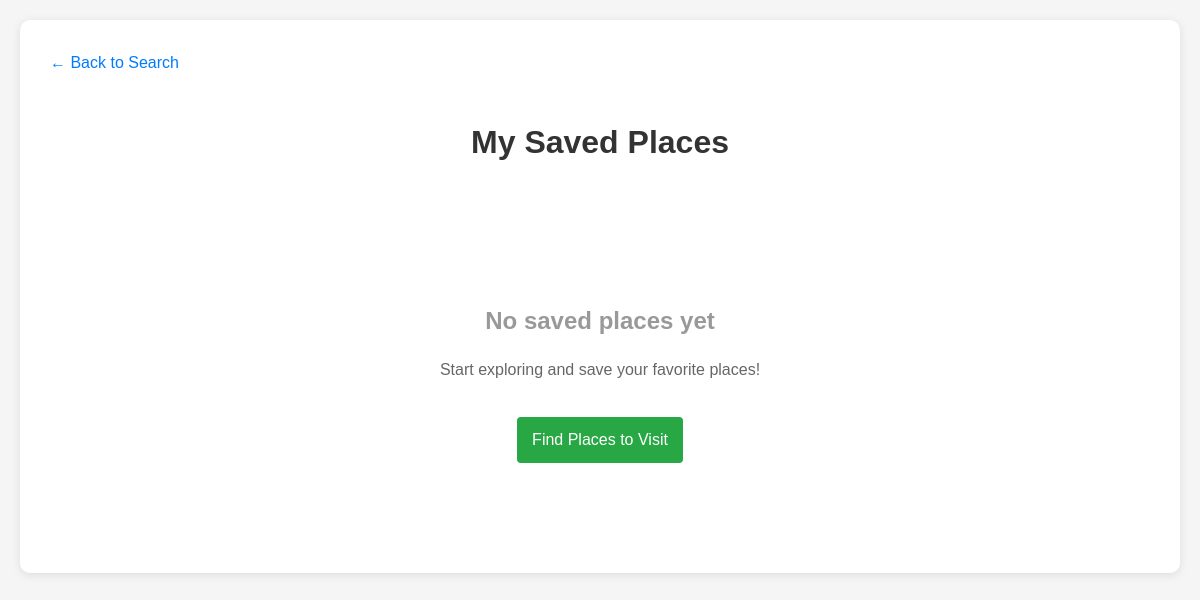
Before: /saved_places (signed in) with the older database file.
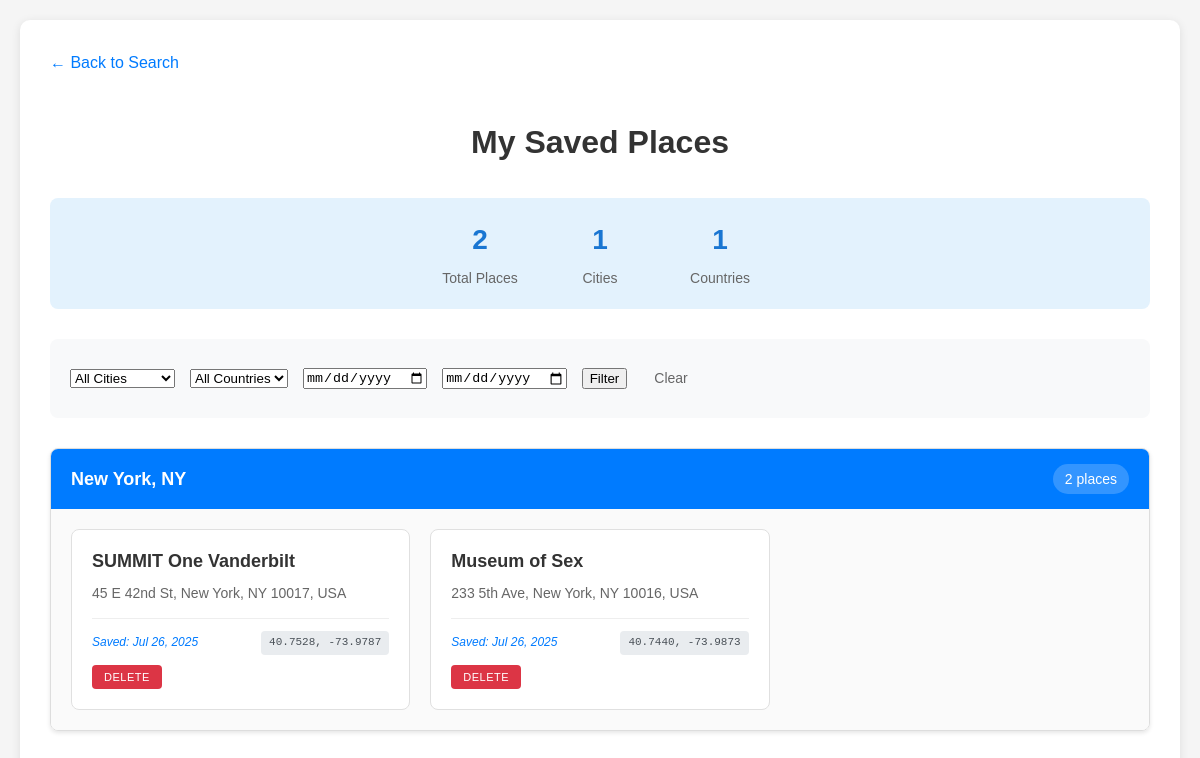
After: the same page with the newer database file.
### app/models/models.py (models this page shows)
class Place(db.Model):
    id = db.Column(db.Integer, unique=True, primary_key=True)
    user_id = db.Column(db.Integer, db.ForeignKey('user.id'), nullable=False)
    name = db.Column(db.String(100), nullable=False)
    city = db.Column(db.String(100), nullable=False)
    country = db.Column(db.String(100), nullable=False)
    address = db.Column(db.String(200), nullable=False)
    latitude = db.Column(db.Float, nullable=False)
    longitude = db.Column(db.Float, nullable=False)
    created_at = db.Column(db.DateTime, default=datetime.now(timezone.utc))

### app/routes/map_display.py (the view)
@map_display_bp.route("/saved_places")
def saved_places():
    if 'user_id' not in session:
        return render_template("login.html", message="Please log in to view saved places")
    user_id = session['user_id']
    selected_city = request.args.get('city', '')
    selected_country = request.args.get('country', '')
    date_from = request.args.get('date_from', '')
    date_to = request.args.get('date_to', '')
    date_from_obj = None
    date_to_obj = None
    if date_from:
        try:
            date_from_obj = datetime.strptime(date_from, '%Y-%m-%d')
        except ValueError:
            pass
    if date_to:
        try:
            date_to_obj = datetime.strptime(date_to, '%Y-%m-%d')
            date_to_obj = date_to_obj.replace(hour=23, minute=59, second=59)
        except ValueError:
            pass
    places = get_user_places(
        user_id=user_id,
        city=selected_city if selected_city else None,
        country=selected_country if selected_country else None,
        date_from=date_from_obj,
        date_to=date_to_obj
    )
    all_places = get_user_places(user_id=user_id)
    cities = sorted(list(set(place.city for place in all_places)))
    countries = sorted(list(set(place.country for place in all_places if place.country)))
    places_by_city = {}
    for place in places:
        if place.city not in places_by_city:
            places_by_city[place.city] = []
        places_by_city[place.city].append(place)
    places_by_city = dict(sorted(places_by_city.items(),
                                key=lambda x: len(x[1]), reverse=True))
    return render_template("saved_places.html",
                         places=places,
                         places_by_city=places_by_city,
                         cities=cities,
                         countries=countries,
                         selected_city=selected_city,
                         selected_country=selected_country,
                         date_from=date_from,
                         date_to=date_to,
                         total_places=len(places))

### app/models/db_utils.py (called while the page is built)
def get_user_places(user_id, city=None, country=None, date_from=None, date_to=None):
    query = Place.query.filter_by(user_id=user_id)
    if city:
        query = query.filter(Place.city == city)
    if country:
        query = query.filter(Place.country == country)
    if date_from:
        query = query.filter(Place.created_at >= date_from)
    if date_to:
        query = query.filter(Place.created_at <= date_to)
    return query.order_by(Place.created_at.desc()).all()

### app/templates/saved_places.html (shortened to what this page needs)
<!DOCTYPE html>
<html>
<head>
    <link rel="stylesheet" href="{{ url_for('static', filename='css/styles.css') }}">
</head>
<body>
    <div class="container">
        <a href="/planning" class="back-link">← Back to Search</a>
        <h1>My Saved Places</h1>
        {% if places %}
            <div class="summary">
                <div class="summary-stats">
                    <div class="stat">
                        <div class="stat-number">{{ total_places }}</div>
                        <div class="stat-label">Total Places</div>
                    </div>
                    <div class="stat">
                        <div class="stat-number">{{ cities|length }}</div>
                        <div class="stat-label">Cities</div>
                    </div>
                    <div class="stat">
                        <div class="stat-number">{{ countries|length }}</div>
                        <div class="stat-label">Countries</div>
                    </div>
                </div>
            </div>
            <div class="filters">
                <form action="/saved_places" method="get" style="display: flex; gap: 15px; align-items: center; flex-wrap: wrap;">
                    <select name="city">
                        <option value="">All Cities</option>
                    </select>
                    <select name="country">
                        <option value="">All Countries</option>
                    </select>
                    <input type="date" name="date_from" value="{{ date_from }}" placeholder="From Date">
                    <input type="date" name="date_to" value="{{ date_to }}" placeholder="To Date">
                    <button type="submit">Filter</button>
                    <a href="/saved_places" class="clear-link">Clear</a>
                </form>
            </div>
            {% for city, city_places in places_by_city.items() %}
                <div class="city-group">
                    <div class="city-header">
                        <span>{{ city }}</span>
                        <span class="city-count">{{ city_places|length }} place{{ 's' if city_places|length != 1 else '' }}</span>
                    </div>
                    <div class="places-grid">
                        {% for place in city_places %}
                            <div class="place-card">
                                <div class="place-name">{{ place.name }}</div>
                                <div class="place-address">{{ place.address }}</div>
                                <div class="place-meta">
                                    <span class="place-date">Saved: {{ place.created_at.strftime('%b %d, %Y') }}</span>
                                    <span class="place-coordinates">{{ "%.4f"|format(place.latitude) }}, {{ "%.4f"|format(place.longitude) }}</span>
                                    <button class="delete-btn" onclick="deletePlace({{ place.id }}, this)">Delete</button>
                                </div>
                            </div>
                        {% endfor %}
                    </div>
                </div>
            {% endfor %}
        {% else %}
            <div class="no-places">
                <h3>No saved places yet</h3>
                <p>Start exploring and save your favorite places!</p>
                <a href="/planning" class="btn-success">Find Places to Visit</a>
            </div>
        {% endif %}
    </div>
</body>
</html>

### app/css/styles.css (style rules this page uses)
body { font-family: Arial, sans-serif; margin: 0; padding: 20px; background-color: #f5f5f5; line-height: 1.6; }
.container { max-width: 1200px; margin: 0 auto; background: white; padding: 30px; border-radius: 10px; box-shadow: 0 2px 10px rgba(0,0,0,0.1); }
h1, h2 { color: #333; text-align: center; margin-bottom: 30px; }
.place-name { font-weight: bold; color: #333; font-size: 16px; margin-bottom: 4px; }
.place-address { color: #666; font-size: 14px; margin-top: 2px; }
.back-link { display: inline-block; margin-bottom: 20px; color: #007bff; text-decoration: none; font-size: 16px; font-weight: 500; }
.filters { background: #f8f9fa; padding: 20px; border-radius: 8px; margin-bottom: 30px; display: flex; gap: 15px; align-items: center; flex-wrap: wrap; }
.filters .clear-link { color: #666; text-decoration: none; font-size: 14px; padding: 8px 12px; }
.summary { background: #e3f2fd; padding: 20px; border-radius: 8px; margin-bottom: 30px; text-align: center; }
.summary-stats { display: flex; justify-content: center; gap: 40px; flex-wrap: wrap; }
.stat { text-align: center; min-width: 80px; }
.stat-number { font-size: 28px; font-weight: bold; color: #1976d2; display: block; }
.stat-label { font-size: 14px; color: #666; margin-top: 4px; }
.city-group { margin-bottom: 40px; border: 1px solid #ddd; border-radius: 8px; overflow: hidden; box-shadow: 0 2px 4px rgba(0,0,0,0.1); }
.city-header { background: #007bff; color: white; padding: 15px 20px; font-size: 18px; font-weight: bold; display: flex; justify-content: space-between; align-items: center; }
.city-count { background: rgba(255,255,255,0.2); padding: 4px 12px; border-radius: 20px; font-size: 14px; font-weight: normal; }
.places-grid { display: grid; grid-template-columns: repeat(auto-fill, minmax(320px, 1fr)); gap: 20px; padding: 20px; background: #fafafa; }
.place-card { border: 1px solid #e0e0e0; border-radius: 8px; padding: 20px; background: white; transition: all 0.3s ease; position: relative; }
.place-card .place-name { font-weight: bold; color: #333; font-size: 18px; margin-bottom: 10px; line-height: 1.3; }
.place-card .place-address { color: #666; font-size: 14px; margin-bottom: 15px; line-height: 1.4; }
.place-meta { display: flex; justify-content: space-between; align-items: center; font-size: 12px; color: #888; border-top: 1px solid #eee; padding-top: 12px; gap: 10px; flex-wrap: wrap; }
.place-date { font-style: italic; color: #007bff; }
.place-coordinates { font-family: 'Courier New', monospace; background: #e9ecef; padding: 3px 8px; border-radius: 4px; font-size: 11px; color: #495057; }
.delete-btn { background: #dc3545; color: white; border: none; padding: 6px 12px; border-radius: 4px; cursor: pointer; font-size: 11px; transition: all 0.3s ease; text-transform: uppercase; font-weight: 500; letter-spacing: 0.5px; }

Changed rows visible on the page:
added Place: city "New York, NY", city_places "2", value "s", name "SUMMIT One Vanderbilt", address "45 E 42nd St, New York, NY 10017, USA", created_at "Jul 26, 2025", latitude "40.7528", longitude "-73.9787"
added Place: name "Museum of Sex", address "233 5th Ave, New York, NY 10016, USA", created_at "Jul 26, 2025", latitude "40.7440", longitude "-73.9873", shown under "New York, NY"
Other visible differences:
{{ total_places }}: (not shown) → "2"
{{ cities|length }}: (not shown) → "1"
{{ countries|length }}: (not shown) → "1"
form field city: (not shown) → "All Cities"
form field country: (not shown) → "All Countries"
text no longer shown: "No saved places yet Start exploring and save your favorite places! Find Places to Visit"
text now shown: "Total Places Cities Countries Filter Clear"
